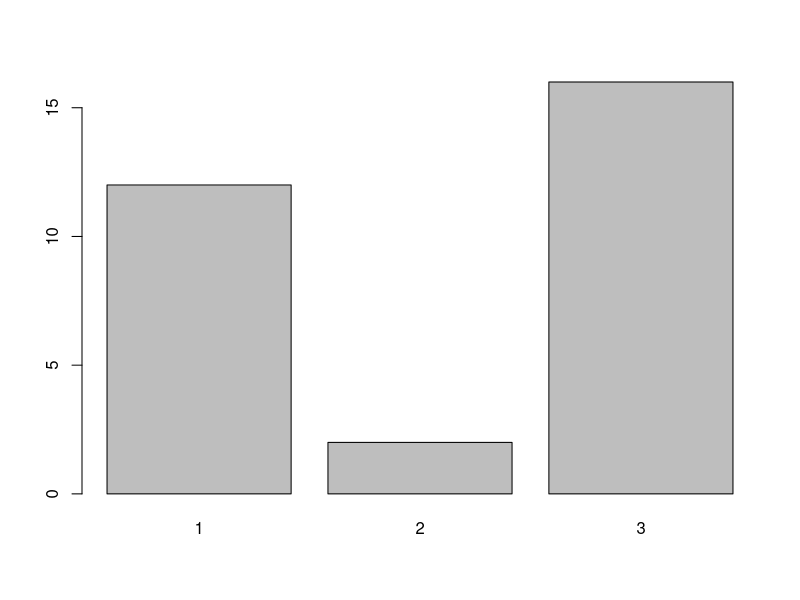

Write R code to recreate this figure.

# Name - Tony Ramsett
# Project Name - NBA Player Clustering
# Date Started - 07/05/2020
# Class - MSDS 696 - Data Practicum 2

library("class") # for KNN()
library("gmodels") # Used for CrossTable() function
library("caret") # dummyVars and confusionMatrix()
library("e1071") # confusionMatrix()

# Import data sets
score_cluster_pred <- read.csv("Scoring_Stats_With_Clusters.csv", header = T)

# Review data set
summary(score_cluster_pred)
str(score_cluster_pred)
head(score_cluster_pred, 5)

# Necessary columns only for data to be used then view to ensure accuracy
score_cluster_pred <- score_cluster_pred[c(3:23)]
str(score_cluster_pred) # Ensure desired columns remain

# Normalize data set
normalize <- function(x) {return((x-min(x))/(max(x)-min(x)))} # normalize function

# Apply normalize function to data set
score_cluster_pred_2 <- as.data.frame(lapply(score_cluster_pred[1:20], normalize))
str(score_cluster_pred_2)

# Add cluster back into data (Cluster variable does not need to be normalized)
score_cluster_pred_2$Cluster <- score_cluster_pred$Cluster_Number
str(score_cluster_pred_2)

# Create training and test data sets, 70/30 split
set.seed(135)
score_cluster_pred_3 <- createDataPartition(score_cluster_pred_2$Cluster, p = 0.7, list = FALSE) #70/30 split
score_cluster_pred_train <- score_cluster_pred_2[score_cluster_pred_3, ]
score_cluster_pred_test <- score_cluster_pred_2[-score_cluster_pred_3, ]

# Ensure train and test data sets are set up properly
dim(score_cluster_pred_train); dim(score_cluster_pred_test)
table(score_cluster_pred_train$Cluster); table(score_cluster_pred_test$Cluster)

# 1 - K-Nearest Neighbor Model

set.seed(135) # Set seed for reproduceable results

# Hypothesis
# H0: There is no significant difference between clusters
# H1: There is a significant difference between clusters

# Create model
knn_pred_score <- knn(train = score_cluster_pred_train, test = score_cluster_pred_test, 
                        cl = score_cluster_pred_train$Cluster, k = 10)

# Summary of model
summary(knn_pred_score)
plot(knn_pred_score)

# Review model results
CrossTable(x = score_cluster_pred_test$Cluster, y = knn_pred_score, dnn = c("Actual Cluster", "Predicted Cluster"), prop.chisq = F)
confusionMatrix(factor(score_cluster_pred_test$Cluster), knn_pred_score, dnn = c("Actual Cluster", "Predicted Cluster"))

# P-value = 6.456e-09, alpha = 0.05 - Reject the null hypothesis

# 2 - Linear Regression mode

set.seed(135) # Set seed for reproduceable results

# Hypothesis
# H0: There is no significant difference between clusters
# H1: There is a significant difference between clusters

# Create model
regression_nba_score <- lm(Cluster ~ ., data = score_cluster_pred_train)

# View model results
summary(regression_nba_score)

# Adjusted R-squared = 0.644
# P-value = 4.738e-09, alpha = 0.05 - Reject the null hypothesis
